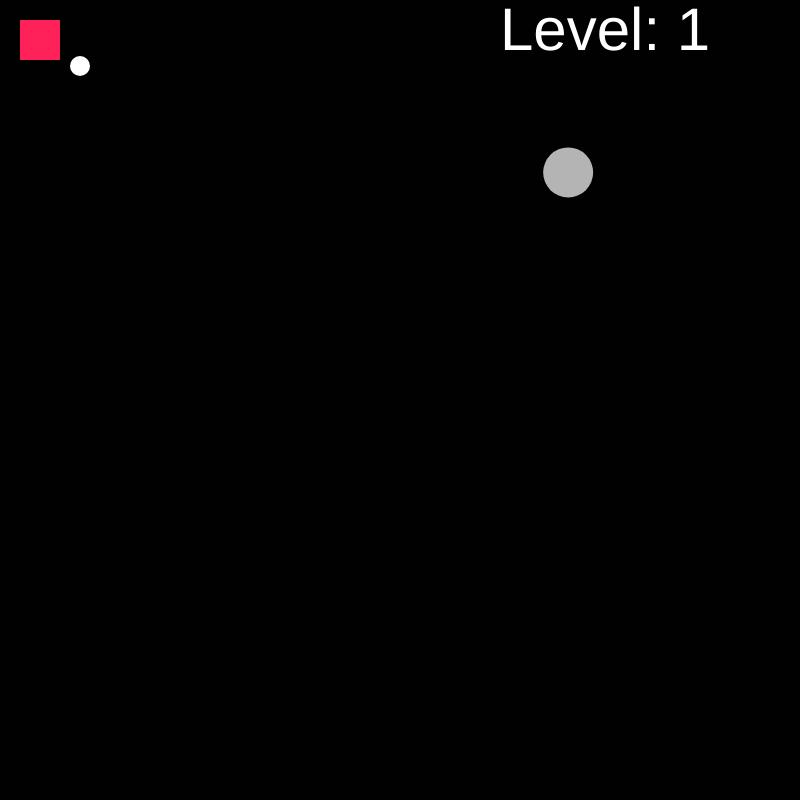
Frame 1 (no input)
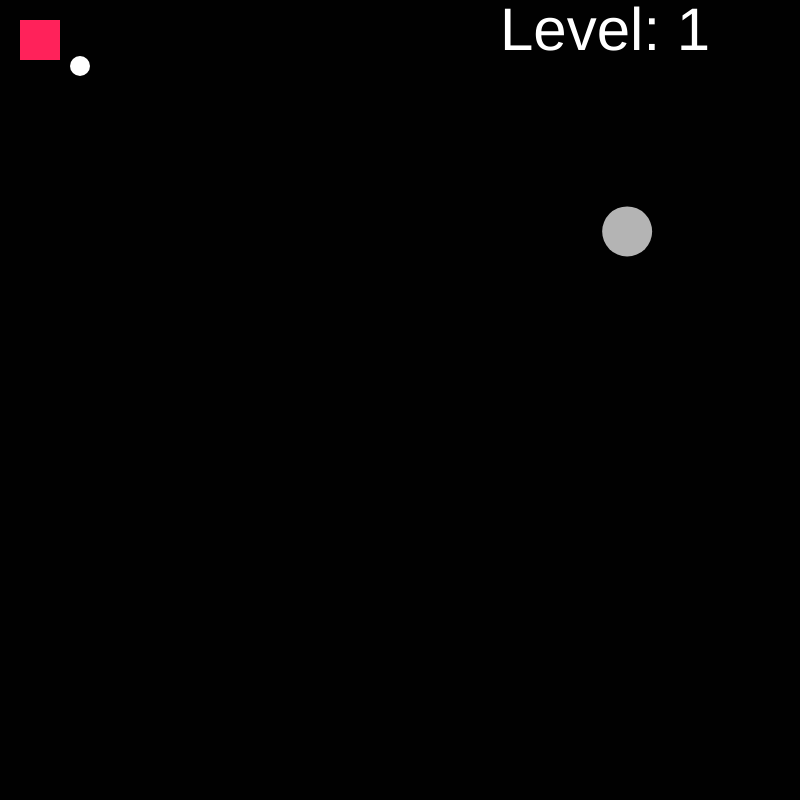
Frame 60 (no input)
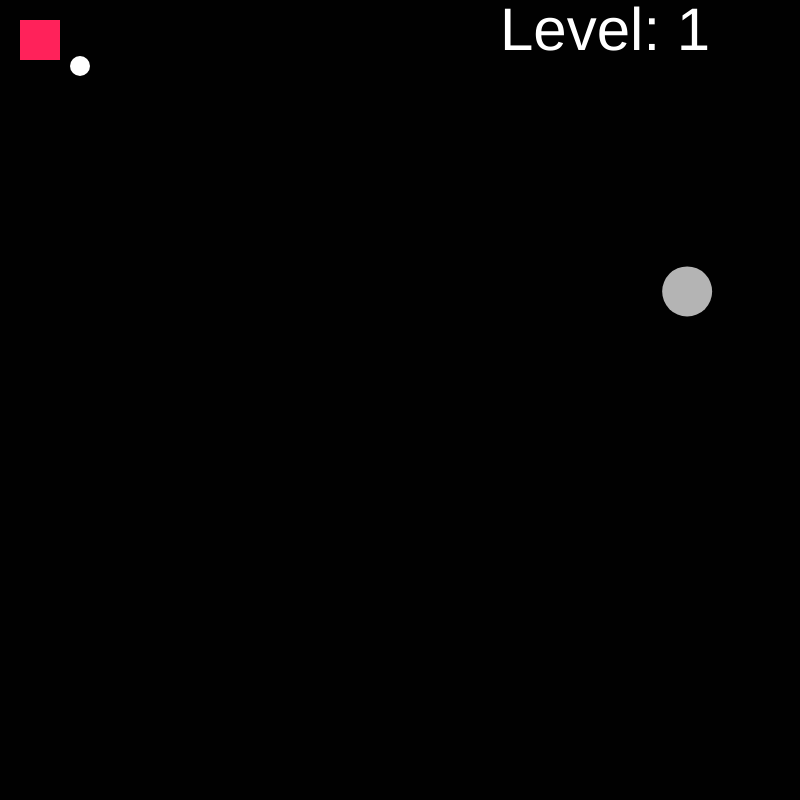
Frame 120 (the mouse pressed at the canvas centre since frame 60)

The p5.js sketch that drew these frames (run headless with seeded random() and noise() and a simulated clock; from frame 60 on, the mouse is pressed at the canvas centre):

// p5.js sketch
// ── sketch.js
// IAT 806 — W2: variables, draw loop, conditionals, random
// Controls:
// - Hold and release the left mouse button to launch the ball away from the mouse.
// - Spacebar pauses/unpauses the game.
// - Enter moves the ball to a random location that is not touching the pit.

let ballX = 80;
let ballY = 66;
let ballsize = 20;
let pitX = 50;
let pitY = 50;
let pitSize = 20;

let targetX = 20;
let targetY = 20;
let targetSize = 40;
let speedX = 1;
let speedY = 1;
let ballVelocityX = 0;
let ballVelocityY = 0;
let paused = false;
let collision = false;
let level = 1;
let hit = false;

function setup() {
  createCanvas(800, 800);
  let rPit = pitSize / 2;

  pitX = random(rPit, width - rPit);
  pitY = random(rPit, height - rPit);
}

function draw() {
  background(1);

  let rBall = ballsize / 2;
  let rPit = pitSize / 2;

  pitSize = 20 + level * 30;

  if (!paused) {
    // Move the ball using the velocity created when the mouse is released.
    ballX += ballVelocityX;
    ballY += ballVelocityY;

    // Slow the ball down gradually.
    ballVelocityX *= 0.99;
    ballVelocityY *= 0.99;

    // Bounce the ball from edges.
    if (ballX > width - rBall) {
      ballX = width - rBall;
      ballVelocityX *= -1;
    }

    if (ballX < rBall) {
      ballX = rBall;
      ballVelocityX *= -1;
    }

    if (ballY > height - rBall) {
      ballY = height - rBall;
      ballVelocityY *= -1;
    }

    if (ballY < rBall) {
      ballY = rBall;
      ballVelocityY *= -1;
    }

    // Move the pit.
    pitX += speedX;
    pitY += speedY;

    //wall bouce
    if (pitX > width - rPit || pitX < rPit) {
      speedX *= -1;
    }

    if (pitY > height - rPit || pitY < rPit) {
      speedY *= -1;
    }
  }

  // check the distance between ball and pit.
  let distanceBetween = dist(ballX, ballY, pitX, pitY);

  // If ball and pit overlap, reset the level to 1.
  if (distanceBetween < rBall + rPit) {
    // Only trigger once.
    if (collision === false) {
      level = 1;
      collision = true;
    }
  } else {
    // They have separated, so another collision can be detected later.
    collision = false;
  }

  // Draw the ball.
  noStroke();
  fill(255);
  circle(ballX, ballY, ballsize);

  // Draw the moving pit.
  fill(180);
  circle(pitX, pitY, pitSize);

  //draw pause text
  if (paused) {
    fill(240, 240, 54);
    textSize(60);
    text("PAUSED", width / 2 - 60, height / 2);
  }

  // Find the point on the target square closest to the ball's centre.
  let closestX = constrain(ballX, targetX, targetX + targetSize);
  let closestY = constrain(ballY, targetY, targetY + targetSize);

  // Find the distance from the ball centre to that closest point.
  let distanceToTarget = dist(ballX, ballY, closestX, closestY);

  // ball collides with target
  if (distanceToTarget < rBall) {
    if (hit === false) {
      level++;

      // Move the target
      targetX = random(0, width - targetSize);
      targetY = random(0, height - targetSize);

      hit = true;
    }
  } else {
    hit = false;
  }

  // Draw the target square.
  fill(255, 34, 90);
  rect(targetX, targetY, targetSize, targetSize);

  // Draw the level .
  fill(255);
  textSize(60);
  text("Level: " + level, 500, 50);
}

function mouseReleased() {
  // Do not launch while paused.
  if (paused) {
    return;
  }

  // Find the vector from the mouse back toward the ball.
  // This launches the ball in the opposite direction of the pull.
  let pullX = ballX - mouseX;
  let pullY = ballY - mouseY;

  // Convert pull distance into speed.
  ballVelocityX = pullX * 0.02;
  ballVelocityY = pullY * 0.02;
}

function keyPressed() {
  // Spacebar pauses or unpauses.
  if (key === " ") {
    paused = !paused;
    //write pause on screen

    return false;
  }
}
